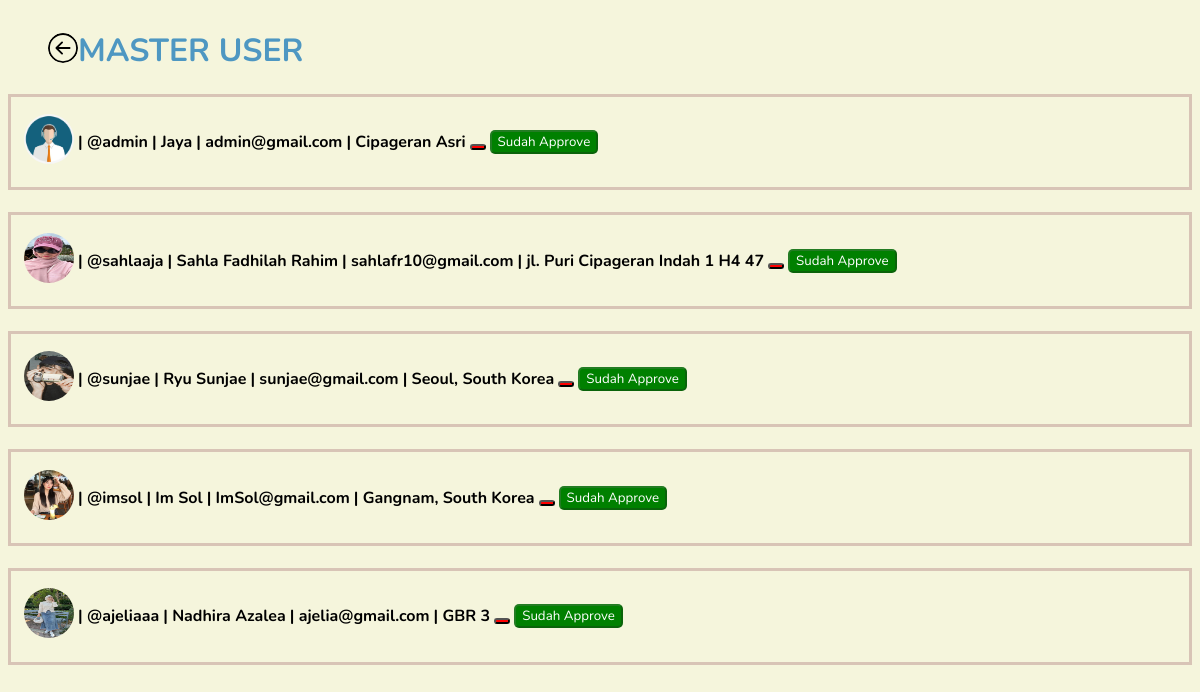
The app's page /master_user.php, older data.
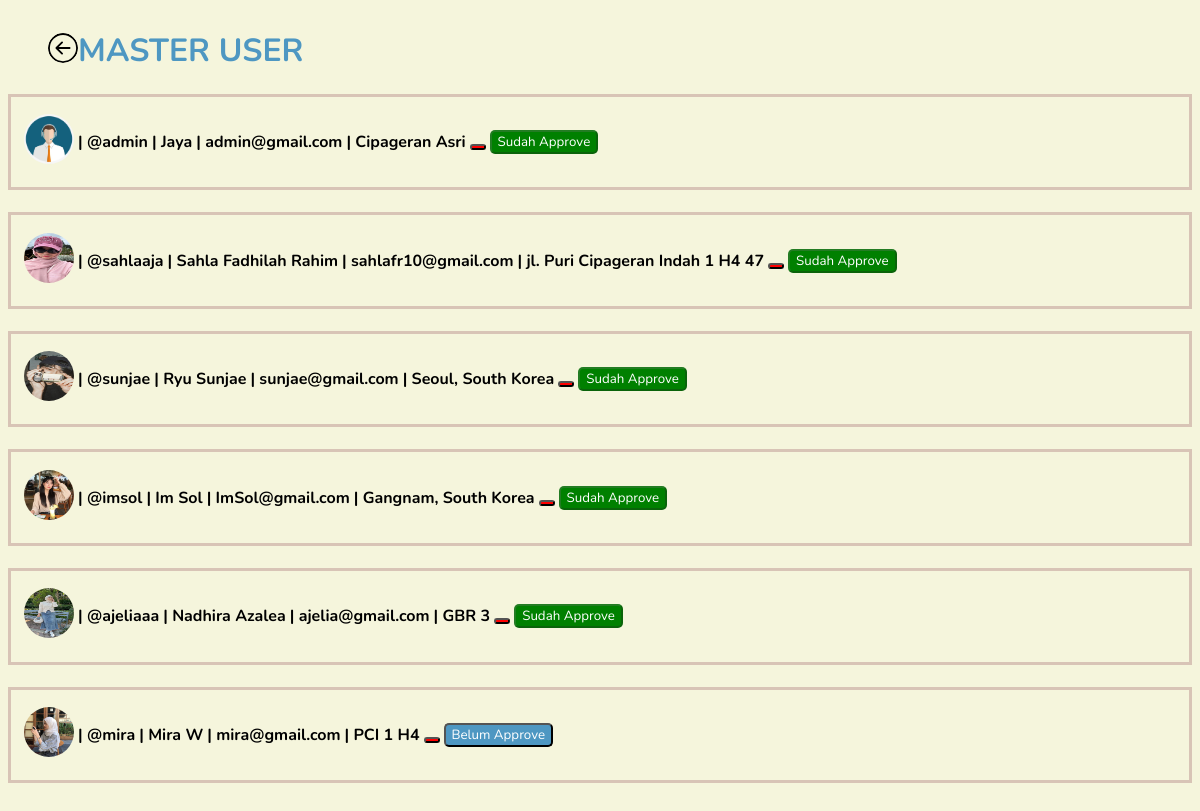
The same page, newer data.
### tables this page shows
CREATE TABLE `user` (
  `user_id` int(11) NOT NULL,
  `role_id` int(11) NOT NULL,
  `username` varchar(255) NOT NULL,
  `password` varchar(255) NOT NULL,
  `email` varchar(255) NOT NULL,
  `name` varchar(255) NOT NULL,
  `alamat` text NOT NULL,
  `foto_profil` varchar(255) NOT NULL,
  `verifikasi` int(11) NOT NULL
);

### master_user.php (the view, shortened to what this page needs)
<?php
include "connection.php";
$query = mysqli_query($conn, "SELECT * FROM `user` INNER JOIN `role` ON `user`.`role_id` = `role`.`role_id`");
?>
<!DOCTYPE html>
<html lang="en">
<head>
    <link rel="stylesheet" href="asset.css">
    <link rel="stylesheet" href="https://unicons.iconscout.com/release/v4.0.8/css/line.css">
</head>
<body>
    <div class="header">
<a href="dashboard.php" style="margin-left: 20px;"><img src="Asset/img/left.svg" class="left"></a>
    <h1 style="color: #4e97c2;">MASTER USER</h1>
    </div>
        <?php
        while ($row = mysqli_fetch_assoc($query)):
        ?>
            <div class="user">
                <table style="white-space: nowrap;">
                    <tr>
                        <td><img src="Asset/img/<?php echo $row['foto_profil'] ?>" alt=""></td>
                        <td>
                            <h4> | @<?php echo $row['username'] ?></h4>
                        </td>
                        <td>
                            <h4> | <?php echo $row['name'] ?></h4>
                        </td>
                        <td>
                            <h4> | <?php echo $row['email'] ?></h4>
                        </td>
                        <td>
                            <h4> | <?php echo $row['alamat'] ?></h4>
                        </td>
                        <td><a href="delete_user.php?id=<?php echo $row['user_id'] ?>" onclick="return confirm('Apakah anda yakin akan menghapus user ini?')"><button style="background-color: red; border-radius:5px;"><i class="uil uil-trash" title="delete" style="color: white;"></i></button></a></td>
                        <?php if ($row['verifikasi'] == 1) { ?>
                            <td><a href="approve.php?id=<?php echo $row['user_id'] ?>" onclick="return confirm('Apakah anda akan membatalkan verifikasi user ini?')"><button style="background-color: green;border-radius:5px;color:white;" disabled>Sudah Approve</button></a></td>
                        <?php } else { ?>
                            <td><a href="approve.php?id=<?php echo $row['user_id'] ?>" onclick="return confirm('Apakah anda akan memverifikasi user ini?')"><button style="background-color: #4e97c2;border-radius:5px;color:white;">Belum Approve</button></a></td>
                        <?php } ?>
                    </tr>
                </table>
            </div>
            <br>
        <?php endwhile; ?>
</body>
</html>

Row changes from the older to the newer data that the page shows:
added user: foto_profil (picture), username "mira", name "Mira W", email "mira@gmail.com", alamat "PCI 1 H4"
